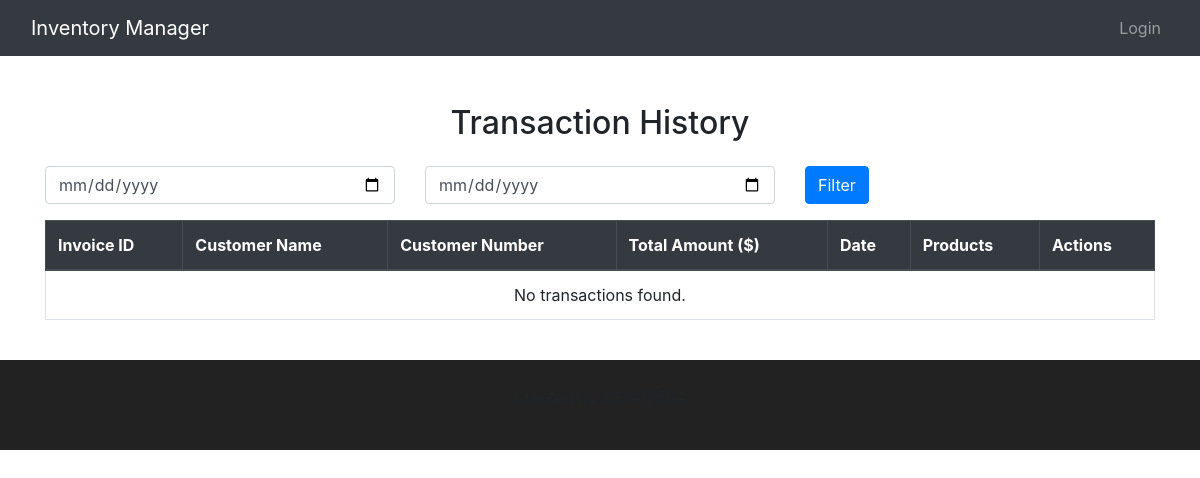
Before: /store/transactions/ with the older database file.
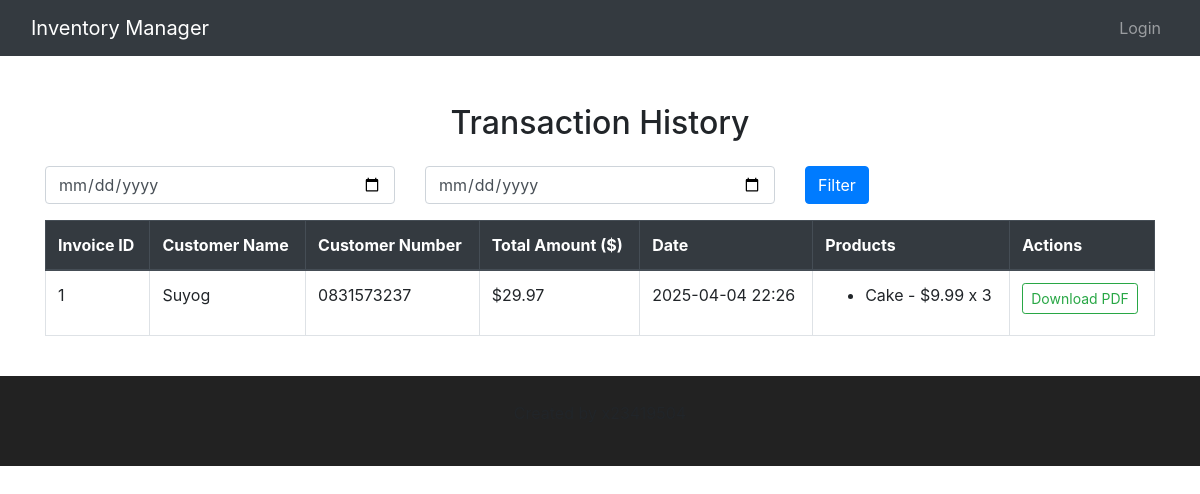
After: the same page with the newer database file.
### store/models.py (models this page shows, shortened)
class Transaction(models.Model):
    store = models.ForeignKey(Store, on_delete=models.CASCADE, null=True, blank=True)
    invoice = models.ForeignKey("Invoice", on_delete=models.CASCADE)
    customer_name = models.CharField(max_length=255)
    customer_number = models.CharField(max_length=50)
    total_amount = models.DecimalField(max_digits=10, decimal_places=2)
    products = models.TextField()
    stripe_session_id = models.CharField(max_length=255, unique=True)
    created_at = models.DateTimeField(auto_now_add=True)
    def get_products(self):
        return json.loads(self.products)

class Invoice(models.Model):
    store = models.ForeignKey(Store, on_delete=models.CASCADE, null=True, blank=True)
    customer_name = models.CharField(max_length=100)
    customer_number = models.CharField(max_length=15)
    products = models.ManyToManyField(Product, through='InvoiceProduct')

### store/views.py (the view, shortened to what this page needs)
# urls.py: path("transactions/", views.transactions_list, name="transactions"),
def transactions_list(request):
    transactions = Transaction.objects.all()
    start_date = request.GET.get("start_date")
    end_date = request.GET.get("end_date")
    return render(request, "transactions.html", {"transactions": transactions})

### store/templates/transactions.html
{% extends 'base.html' %}
{% block content %}
<div class="container mt-5">
    <h2 class="text-center mb-4">Transaction History</h2>
    <form method="GET" class="mb-3">
        <div class="row">
            <div class="col-md-4">
                <input type="date" name="start_date" class="form-control" placeholder="Start Date">
            </div>
            <div class="col-md-4">
                <input type="date" name="end_date" class="form-control" placeholder="End Date">
            </div>
            <div class="col-md-4">
                <button type="submit" class="btn btn-primary">Filter</button>
            </div>
        </div>
    </form>
<table class="table table-bordered">
    <thead class="thead-dark">
        <tr>
            <th>Invoice ID</th>
            <th>Customer Name</th>
            <th>Customer Number</th>
            <th>Total Amount ($)</th>
            <th>Date</th>
            <th>Products</th>
            <th>Actions</th>
        </tr>
    </thead>
    <tbody>
        {% for transaction in transactions %}
        <tr>
            <td>{{ transaction.invoice.id }}</td>
            <td>{{ transaction.customer_name }}</td>
            <td>{{ transaction.customer_number }}</td>
            <td>${{ transaction.total_amount }}</td>
            <td>{{ transaction.created_at|date:"Y-m-d H:i" }}</td>
            <td>
                <ul>
                    {% for product in transaction.get_products %}
                    <li>{{ product.name }} - ${{ product.price }} x {{ product.quantity }}</li>
                    {% endfor %}
                </ul>
            </td>
            <td>
                <a href="{% url 'download_invoice' transaction.invoice.id %}" class="btn btn-sm btn-outline-success">
                    Download PDF
                </a>
            </td>
        </tr>
        {% empty %}
        <tr>
            <td colspan="7" class="text-center">No transactions found.</td>
        </tr>
        {% endfor %}
    </tbody>
</table>
</div>
{% endblock %}

### store/templates/base.html (shortened to what this page needs)
<!DOCTYPE html>
<html lang="en">
<head>
<link href="https://stackpath.bootstrapcdn.com/bootstrap/4.5.2/css/bootstrap.min.css" rel="stylesheet">
</head>
<body>
<nav class="navbar navbar-expand-lg navbar-dark bg-dark">
  <div class="container-fluid">
    <a class="navbar-brand" href="{% if user.is_authenticated %}{% url 'dashboard' %}{% else %}{% url 'store_login' %}{% endif %}">
    Inventory Manager
</a>
    <div class="collapse navbar-collapse" id="navbarSupportedContent">
      <ul class="navbar-nav ml-auto">
        {% if user.is_authenticated %}
          <li class="nav-item">
            <a class="nav-link" href="{% url 'add_product' %}"><span class="fa fa-user"></span>Add Stock</a>
          </li>
          <li class="nav-item">
            <a class="nav-link" href="{% url 'makebill' %}"><span class="fa fa-lock"></span>Make Bill</a>
          </li>
          <li class="nav-item">
            <a class="nav-link" href="{% url 'transactions' %}"><span class="fa fa-lock"></span>Transactions</a>
          </li>
          <li class="nav-item">
            <a class="nav-link" href="{% url 'store_logout' %}"><span class="fa fa-sign-out"></span> Logout</a>
          </li>
        {% else %}
          <li class="nav-item">
            <a class="nav-link"> Login</a>
          </li>
        {% endif %}
      </ul>
    </div>
  </div>
</nav>
{% block content %}
{% endblock %}
<br>
<footer class="container-fluid text-center">
  <p>Created by x23419504</p>
</footer>
</body>
</html>

### store/templates/base.html (style rules this page uses)
.navbar { margin-bottom: 0; border-radius: 0; }
footer { padding: 25px; background-color: #222; border-color: #080808; }

Changed rows visible on the page:
added Transaction: name "Cake", price "9.99", quantity "3"
Other visible differences:
text no longer shown: "No transactions found."
